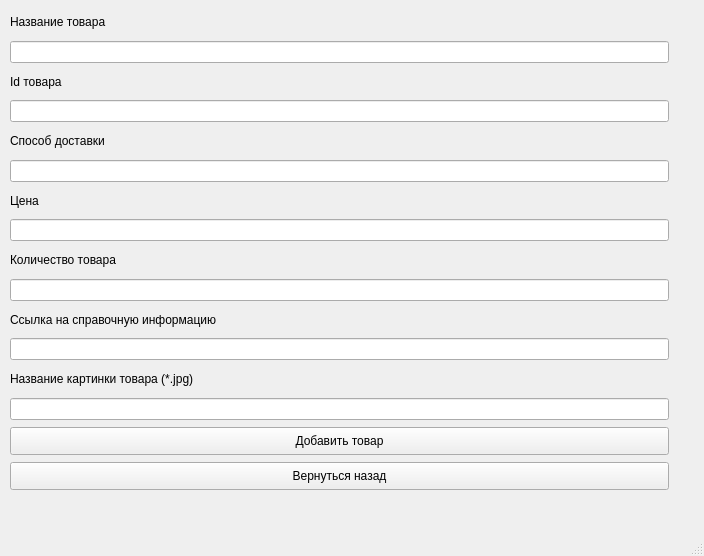
<?xml version="1.0" encoding="UTF-8"?>
<ui version="4.0">
 <class>AddGoods</class>
 <widget class="QMainWindow" name="AddGoods">
  <property name="geometry">
   <rect>
    <x>0</x>
    <y>0</y>
    <width>704</width>
    <height>556</height>
   </rect>
  </property>
  <property name="windowTitle">
   <string>MainWindow</string>
  </property>
  <widget class="QWidget" name="centralwidget">
   <widget class="QLabel" name="label_2">
    <property name="geometry">
     <rect>
      <x>10</x>
      <y>129</y>
      <width>659</width>
      <height>24</height>
     </rect>
    </property>
    <property name="text">
     <string>Способ доставки</string>
    </property>
   </widget>
   <widget class="QPushButton" name="pushButton">
    <property name="geometry">
     <rect>
      <x>10</x>
      <y>427</y>
      <width>659</width>
      <height>28</height>
     </rect>
    </property>
    <property name="text">
     <string>Добавить товар</string>
    </property>
   </widget>
   <widget class="QLabel" name="label_7">
    <property name="geometry">
     <rect>
      <x>10</x>
      <y>367</y>
      <width>659</width>
      <height>24</height>
     </rect>
    </property>
    <property name="text">
     <string>Название картинки товара (*.jpg)</string>
    </property>
   </widget>
   <widget class="QLineEdit" name="lineEdit">
    <property name="geometry">
     <rect>
      <x>10</x>
      <y>100</y>
      <width>659</width>
      <height>22</height>
     </rect>
    </property>
    <property name="text">
     <string/>
    </property>
   </widget>
   <widget class="QLabel" name="label_4">
    <property name="geometry">
     <rect>
      <x>10</x>
      <y>248</y>
      <width>659</width>
      <height>24</height>
     </rect>
    </property>
    <property name="text">
     <string>Количество товара</string>
    </property>
   </widget>
   <widget class="QLabel" name="label_6">
    <property name="geometry">
     <rect>
      <x>10</x>
      <y>308</y>
      <width>659</width>
      <height>23</height>
     </rect>
    </property>
    <property name="text">
     <string>Ссылка на справочную информацию</string>
    </property>
   </widget>
   <widget class="QLineEdit" name="lineEdit_5">
    <property name="geometry">
     <rect>
      <x>10</x>
      <y>338</y>
      <width>659</width>
      <height>22</height>
     </rect>
    </property>
   </widget>
   <widget class="QLabel" name="label_5">
    <property name="geometry">
     <rect>
      <x>10</x>
      <y>10</y>
      <width>659</width>
      <height>24</height>
     </rect>
    </property>
    <property name="text">
     <string>Название товара</string>
    </property>
   </widget>
   <widget class="QLineEdit" name="lineEdit_2">
    <property name="geometry">
     <rect>
      <x>10</x>
      <y>160</y>
      <width>659</width>
      <height>22</height>
     </rect>
    </property>
   </widget>
   <widget class="QLineEdit" name="lineEdit_3">
    <property name="geometry">
     <rect>
      <x>10</x>
      <y>219</y>
      <width>659</width>
      <height>22</height>
     </rect>
    </property>
   </widget>
   <widget class="QLineEdit" name="lineEdit_7">
    <property name="geometry">
     <rect>
      <x>10</x>
      <y>398</y>
      <width>659</width>
      <height>22</height>
     </rect>
    </property>
   </widget>
   <widget class="QLineEdit" name="lineEdit_4">
    <property name="geometry">
     <rect>
      <x>10</x>
      <y>279</y>
      <width>659</width>
      <height>22</height>
     </rect>
    </property>
    <property name="text">
     <string/>
    </property>
   </widget>
   <widget class="QLabel" name="label_3">
    <property name="geometry">
     <rect>
      <x>10</x>
      <y>189</y>
      <width>659</width>
      <height>23</height>
     </rect>
    </property>
    <property name="text">
     <string>Цена</string>
    </property>
   </widget>
   <widget class="QLineEdit" name="lineEdit_6">
    <property name="geometry">
     <rect>
      <x>10</x>
      <y>41</y>
      <width>659</width>
      <height>22</height>
     </rect>
    </property>
   </widget>
   <widget class="QLabel" name="label">
    <property name="geometry">
     <rect>
      <x>10</x>
      <y>70</y>
      <width>659</width>
      <height>23</height>
     </rect>
    </property>
    <property name="text">
     <string>Id товара</string>
    </property>
   </widget>
   <widget class="QPushButton" name="pushButton_2">
    <property name="geometry">
     <rect>
      <x>10</x>
      <y>462</y>
      <width>659</width>
      <height>28</height>
     </rect>
    </property>
    <property name="text">
     <string>Вернуться назад</string>
    </property>
   </widget>
  </widget>
  <widget class="QMenuBar" name="menubar">
   <property name="geometry">
    <rect>
     <x>0</x>
     <y>0</y>
     <width>704</width>
     <height>26</height>
    </rect>
   </property>
  </widget>
  <widget class="QStatusBar" name="statusbar"/>
 </widget>
 <resources/>
 <connections/>
</ui>
